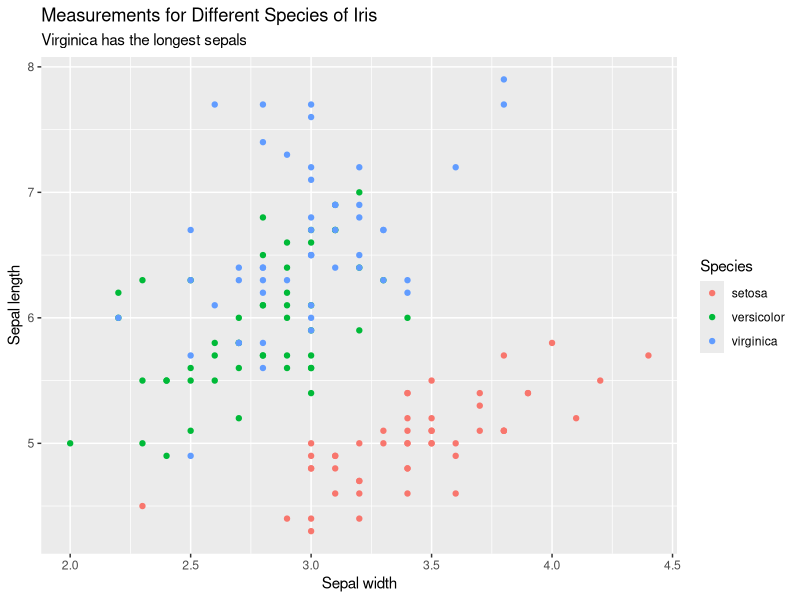

Source code (R):
## ---- chunk 1
#| message: false
#| label: setup 
library(tidyverse)
## ---- chunk 2
ggplot(iris, aes(x = Sepal.Width, y = Sepal.Length, color = Species)) +
  geom_point() +
  labs(
    x = "Sepal width",
    y = "Sepal length",
    title = "Measurements for Different Species of Iris",
    subtitle = "Virginica has the longest sepals"
  )
